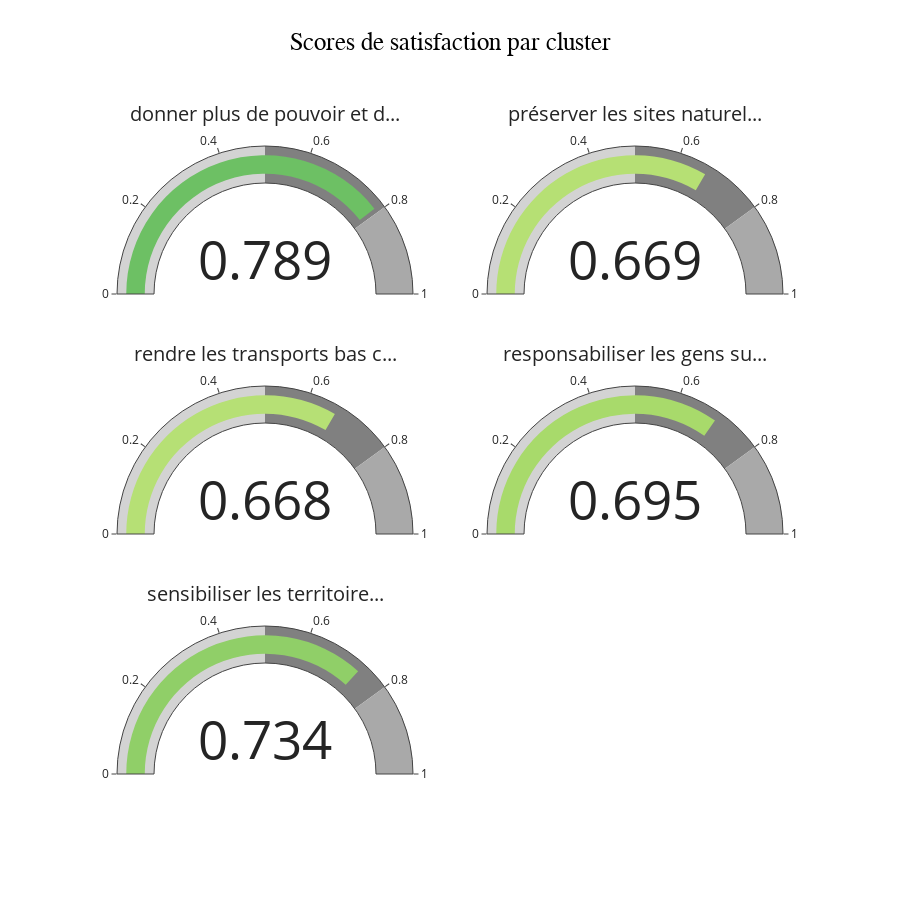

Notebook code cell kept with this figure:
### Code cell
fig = go.Figure()

for i, (_, row) in enumerate(cluster_consensus.iterrows()):
    row_idx = i // cols
    col_idx = i % cols

    # Plage totale pour la cellule (sans padding)
    x0 = col_idx / cols
    x1 = (col_idx + 1) / cols
    y0 = 1 - (row_idx + 1) / rows
    y1 = 1 - row_idx / rows

    # Appliquer le padding pour créer une marge entre les jauges
    x_pad = (x1 - x0) * padding
    y_pad = (y1 - y0) * padding

    domain_x = [x0 + x_pad, x1 - x_pad]
    domain_y = [y0 + y_pad, y1 - y_pad]

    colorscale = "RdYlGn"  # rouge → jaune → vert
    value = row['Rapport de réactions positives']
    bar_color = sample_colorscale(colorscale, [value])[0]

    fig.add_trace(go.Indicator(
        mode="gauge+number",
        value=row['Rapport de réactions positives'],
        domain={'x': domain_x, 'y': domain_y},
        title={'text': row['cluster_label_truncated']},
        gauge={
            'axis': {'range': [0, 1]},
            'bar': {'color': bar_color},
            'steps': [
                {'range': [0, 0.5], 'color': "lightgray"},
                {'range': [0.5, 0.8], 'color': "gray"},
                {'range': [0.8, 1], 'color': "darkgray"}
            ],
        }
    ))

fig.update_layout(
    title=dict(
        text='Scores de satisfaction par cluster',
        font=dict(size=25, color="black", family="Arial"),
        x=0.5, xanchor="center"
    ),
    template='simple_white',
    height=300 * rows,
    margin=dict(t=100)
)

fig.show()

### Figure 1 — Plotly figure (JSON) as saved in the notebook; plotly's stock layout.template omitted (floating-point values rounded to 4 significant figures)
{"data": [{"domain": {"x": [0.05, 0.45], "y": [0.7, 0.9667]}, "gauge": {"axis": {"range": [0, 1]}, "bar": {"color": "rgb(109, 192, 100)"}, "steps": [{"color": "lightgray", "range": [0, 0.5]}, {"color": "gray", "range": [0.5, 0.8]}, {"color": "darkgray", "range": [0.8, 1]}]}, "mode": "gauge+number", "title": {"text": "donner plus de pouvoir et d..."}, "type": "indicator", "value": 0.7891}, {"domain": {"x": [0.55, 0.95], "y": [0.7, 0.9667]}, "gauge": {"axis": {"range": [0, 1]}, "bar": {"color": "rgb(182, 224, 116)"}, "steps": [{"color": "lightgray", "range": [0, 0.5]}, {"color": "gray", "range": [0.5, 0.8]}, {"color": "darkgray", "range": [0.8, 1]}]}, "mode": "gauge+number", "title": {"text": "préserver les sites naturel..."}, "type": "indicator", "value": 0.6687}, {"domain": {"x": [0.05, 0.45], "y": [0.3667, 0.6333]}, "gauge": {"axis": {"range": [0, 1]}, "bar": {"color": "rgb(182, 224, 117)"}, "steps": [{"color": "lightgray", "range": [0, 0.5]}, {"color": "gray", "range": [0.5, 0.8]}, {"color": "darkgray", "range": [0.8, 1]}]}, "mode": "gauge+number", "title": {"text": "rendre les transports bas c..."}, "type": "indicator", "value": 0.668}, {"domain": {"x": [0.55, 0.95], "y": [0.3667, 0.6333]}, "gauge": {"axis": {"range": [0, 1]}, "bar": {"color": "rgb(168, 218, 107)"}, "steps": [{"color": "lightgray", "range": [0, 0.5]}, {"color": "gray", "range": [0.5, 0.8]}, {"color": "darkgray", "range": [0.8, 1]}]}, "mode": "gauge+number", "title": {"text": "responsabiliser les gens su..."}, "type": "indicator", "value": 0.6955}, {"domain": {"x": [0.05, 0.45], "y": [0.03333, 0.3]}, "gauge": {"axis": {"range": [0, 1]}, "bar": {"color": "rgb(144, 207, 104)"}, "steps": [{"color": "lightgray", "range": [0, 0.5]}, {"color": "gray", "range": [0.5, 0.8]}, {"color": "darkgray", "range": [0.8, 1]}]}, "mode": "gauge+number", "title": {"text": "sensibiliser les territoire..."}, "type": "indicator", "value": 0.7343}], "layout": {"height": 900, "margin": {"t": 100}, "title": {"font": {"color": "black", "family": "Arial", "size": 25}, "text": "Scores de satisfaction par cluster", "x": 0.5, "xanchor": "center"}}}
